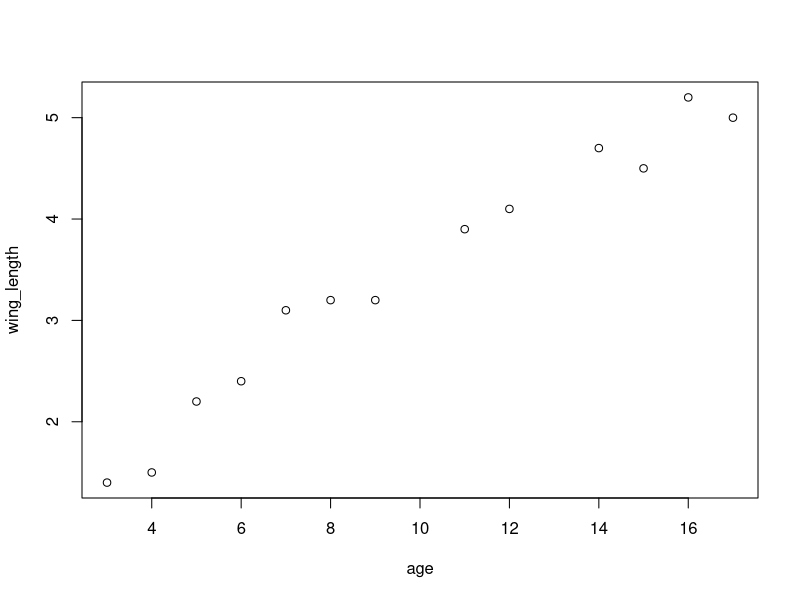
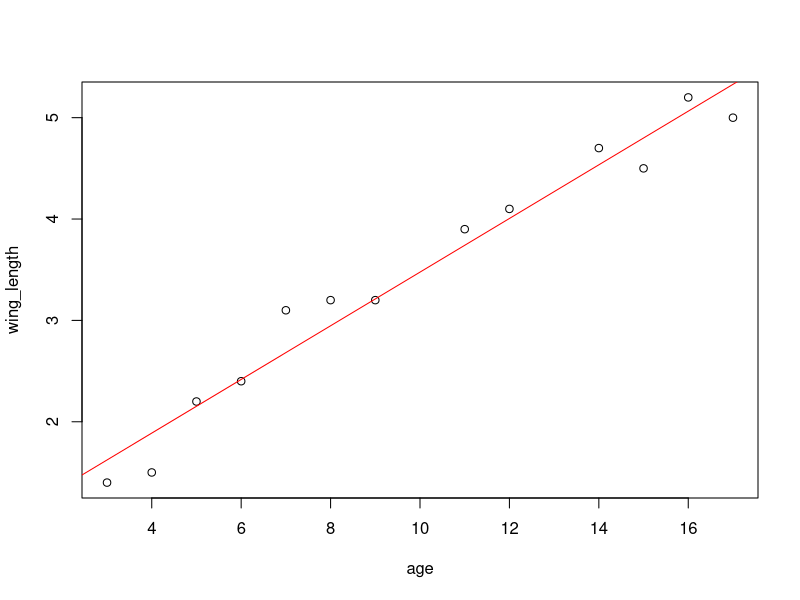
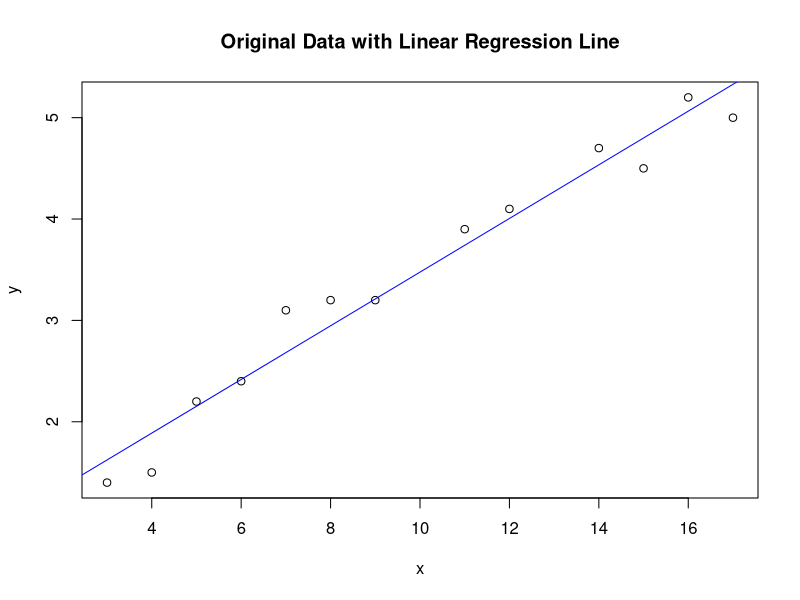
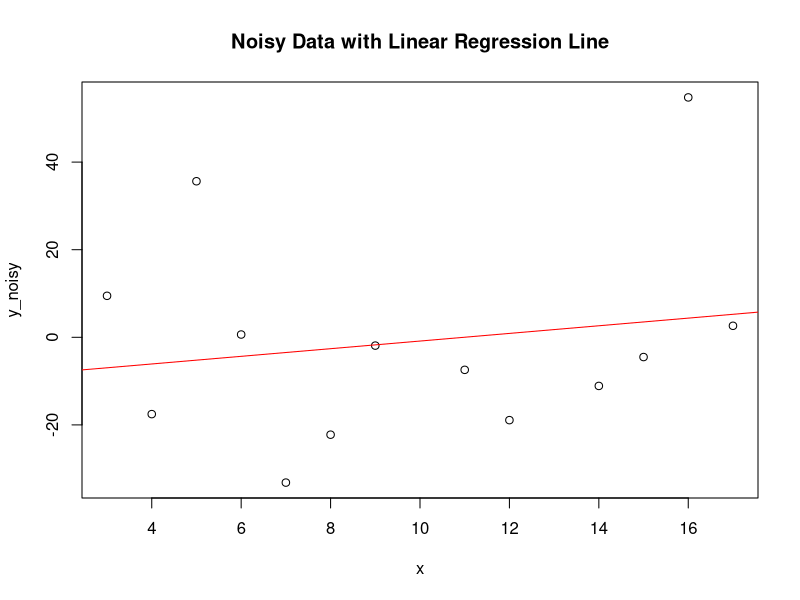

Write the R code that produced these figures, in order.
## ---- chunk 1
age <- c(3,4,5,6,7,8,9,11,12,14,15,16,17)
wing_length <- c(1.4,1.5,2.2,2.4,3.1,3.2,3.2,3.9,4.1,4.7,4.5,5.2,5.0)
age_winglength <- data.frame(age, wing_length)
plot(age_winglength)
## ---- chunk 2
plot(age_winglength)
model <- lm(wing_length ~ age, data = age_winglength)
  abline(model, col = "red")

## ---- chunk 3
summary(model)
## ---- chunk 4
if (summary(model)$coefficients["age", "Pr(>|t|)"] < 0.05) {
  cat("Reject the null hypothesis. There is a significant relationship between x and y.")
} else {
  cat("Fail to reject the null hypothesis. There is no significant relationship between x and y.")
}
## ---- chunk 5
# Get the summary of the model
model_summary <- summary(model)

# Extract the R-squared value from the summary
r_squared <- model_summary$r.squared

# Print the R-squared value
cat("R-squared:", r_squared)
## ---- chunk 6
# Calculate Pearson's correlation coefficient
correlation_coefficient <- cor(age, wing_length)

# Print the correlation coefficient
cat("Pearson's correlation coefficient (r):", correlation_coefficient)
## ---- chunk 7
# Generate or load your original data
x <- age
y <- wing_length # Original data with noise

# Add noise to the dependent variable while keeping the same length
noise <- rnorm(13, mean = 0, sd = 20)  # Adding more noise
y_noisy <- y + noise

# Fit a linear regression model to the noisy data
model_noisy <- lm(y_noisy ~ x)

# Create a scatter plot of the original data
plot(x, y, main = "Original Data with Linear Regression Line")

# Overlay the regression line for the original data
abline(lm(y ~ x), col = "blue")

# Create a scatter plot of the noisy data
plot(x, y_noisy, main = "Noisy Data with Linear Regression Line")

# Overlay the regression line for the noisy data
abline(model_noisy, col = "red")
